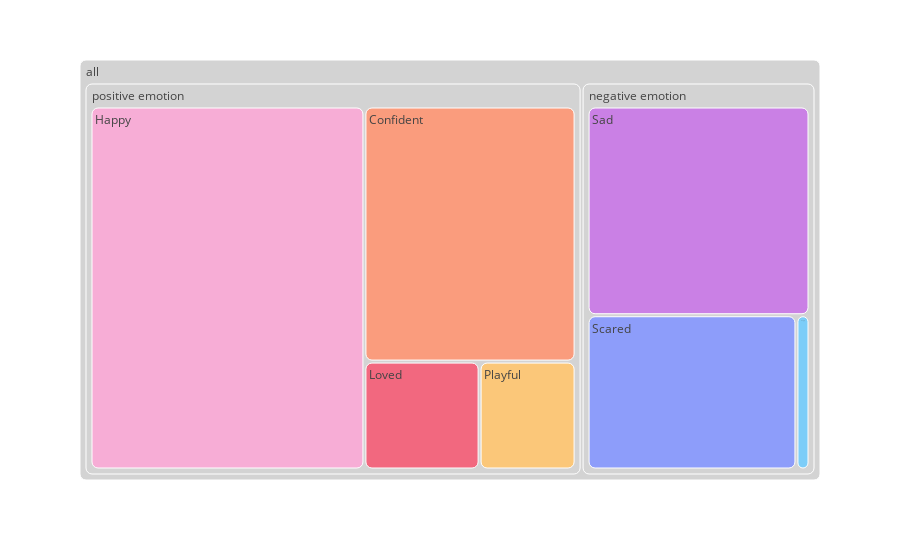

Source (notebook cell):
### Code cell
fig = px.treemap(
    df_n_days,
    path=[px.Constant("all"), 'emotion_type', 'emotion'],
    values='value',
    color='emotion',
    color_discrete_map=dict_emotion_color_extended
)
fig.update_traces(marker=dict(cornerradius=10))
fig.data[0].hovertemplate = '%{label}<br>number of days: %{value}'
fig.show()

### Figure 1 — Plotly figure (JSON) as saved in the notebook; plotly's stock layout.template omitted (floating-point values rounded to 4 significant figures)
{"data": [{"branchvalues": "total", "customdata": [["Playful"], ["Embarassed"], ["Loved"], ["Angry"], ["Confident"], ["Happy"], ["Scared"], ["Sad"], ["(?)"], ["(?)"], ["(?)"]], "domain": {"x": [0, 1], "y": [0, 1]}, "hovertemplate": "%{label}<br>number of days: %{value}", "ids": ["all/positive emotion/Playful", "all/negative emotion/Embarassed", "all/positive emotion/Loved", "all/negative emotion/Angry", "all/positive emotion/Confident", "all/positive emotion/Happy", "all/negative emotion/Scared", "all/negative emotion/Sad", "all/negative emotion", "all/positive emotion", "all"], "labels": ["Playful", "Embarassed", "Loved", "Angry", "Confident", "Happy", "Scared", "Sad", "negative emotion", "positive emotion", "all"], "marker": {"colors": ["#fbc779", "#6ad2a7", "#f2687f", "#7ccdf8", "#fa9c7d", "#f7add6", "#8d9dfa", "#ca80e5", "lightgray", "lightgray", "lightgray"], "cornerradius": 10}, "name": "", "parents": ["all/positive emotion", "all/negative emotion", "all/positive emotion", "all/negative emotion", "all/positive emotion", "all/positive emotion", "all/negative emotion", "all/negative emotion", "all", "all", ""], "type": "treemap", "values": [5, 0, 6, 1, 26, 48, 16, 23, 40, 85, 125]}], "layout": {"autosize": true, "legend": {"tracegroupgap": 0}, "margin": {"t": 60}}}
